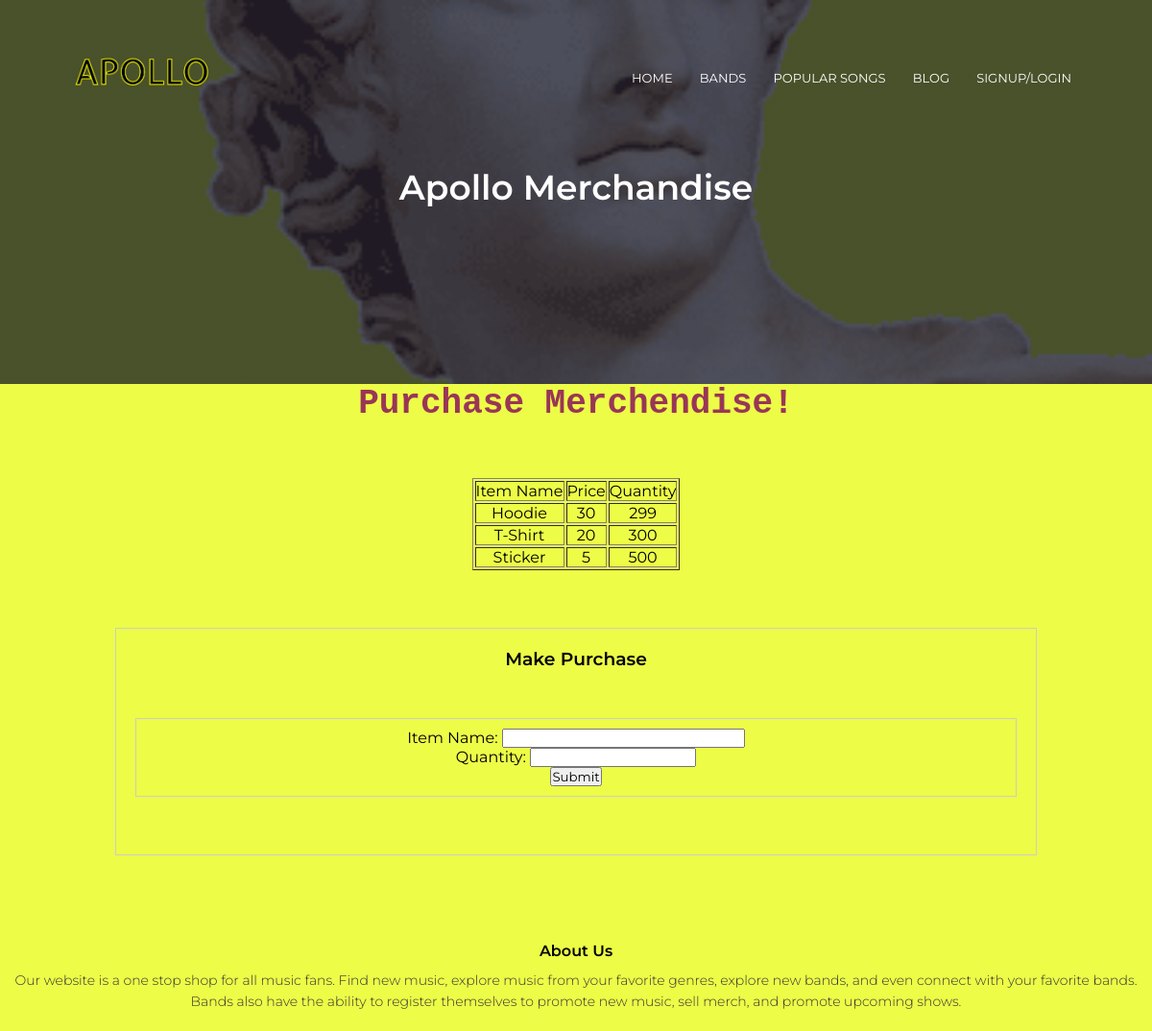
The page /buy-merch/5 on the database its author committed.
### models.py (models this page shows)
class Merchendise(db.Model):
    __tablename__ = 'merchendise'
    id = db.Column(db.Integer, primary_key=True)
    user_id = db.Column(db.Integer)
    item_name = db.Column(db.String(100))
    price = db.Column(db.Integer)
    quantity = db.Column(db.Integer)

### main.py (the view, shortened to what this page needs)
@main.route('/buy-merch/<int:uid>', methods=['GET','POST'])
def buy_merch(uid):
    all_merch = Merchendise.query.filter_by(user_id=uid)
    form = SellMerchForm(item_name='', quantity='')
    return render_template('sell-merch.html',form=form, rows=all_merch, bid=uid)

### main.py
class SellMerchForm(FlaskForm):
  item_name = StringField('Item Name: ', validators=[DataRequired()])
  quantity = StringField('Quantity: ', validators=[DataRequired()])
  submit = SubmitField('Submit')

### templates/sell-merch.html (shortened to what this page needs)
{% extends "header.html" %}
    {% block title %} Apollo Merchandise {% endblock %}
{% block content %}
<body style="background-color: #edfc47;">
    <h1 style="color:#993657; text-align: center; font-family: 'Courier New', monospace;">Purchase Merchendise!</h1>
    <br><br><br>
    <table border = 1 style="margin-left: auto; margin-right: auto; text-align: center;">
        <thead>
           <td>Item Name</td>
           <td>Price</td>
           <td>Quantity</td>
        </thead>
        {% for row in rows %}
           <tr>
              <td>{{row["item_name"]}}</td>
              <td>{{row["price"]}}</td>
              <td> {{ row["quantity"]}}</td>
           </tr>
        {% endfor %}
     </table>
    <section class="login-content">
        <div align="center">
            <div class="login-box">
                <form method="POST">
                    <h3>Make Purchase</h3>
                    <div class="login-box">
                        <div class="field">
                            {{ form.item_name.label }}
                            {{ form.item_name(size=30) }}
                        </div>
                        <div class="field">
                            {{ form.quantity.label }}
                            {{ form.quantity }}
                        </div>
                        {{ form.submit() }}
                    </div>
                </form>
            </div>
        </div>
    </section>
</body>
{% endblock %}

### rows shown on the page
Merchendise: item_name "Hoodie", price "30", quantity "299"
Merchendise: item_name "T-Shirt", price "20", quantity "300"
Merchendise: item_name "Sticker", price "5", quantity "500"
